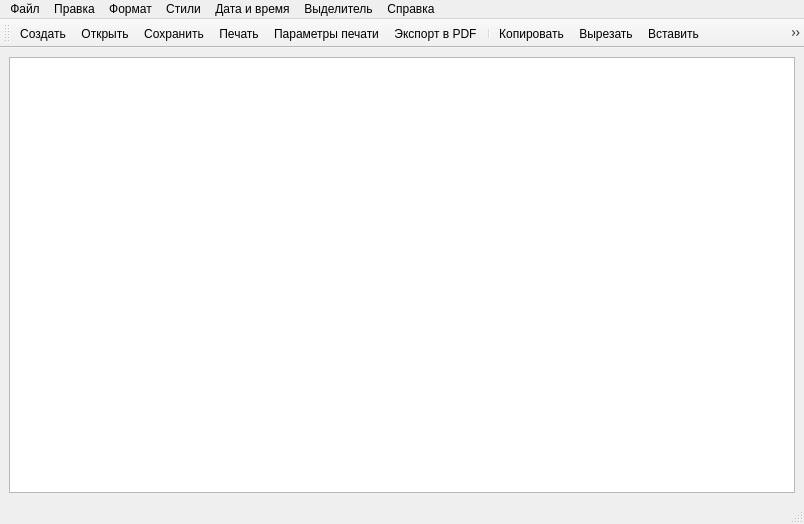
<?xml version="1.0" encoding="UTF-8"?>
<ui version="4.0">
 <class>MainWindow</class>
 <widget class="QMainWindow" name="MainWindow">
  <property name="geometry">
   <rect>
    <x>0</x>
    <y>0</y>
    <width>804</width>
    <height>524</height>
   </rect>
  </property>
  <property name="windowTitle">
   <string>Super- Блокнот</string>
  </property>
  <widget class="QWidget" name="centralwidget">
   <layout class="QHBoxLayout" name="horizontalLayout">
    <item>
     <widget class="QTextEdit" name="textEdit"/>
    </item>
   </layout>
  </widget>
  <widget class="QMenuBar" name="menubar">
   <property name="geometry">
    <rect>
     <x>0</x>
     <y>0</y>
     <width>804</width>
     <height>18</height>
    </rect>
   </property>
   <widget class="QMenu" name="menu">
    <property name="title">
     <string>Файл</string>
    </property>
    <addaction name="new_2"/>
    <addaction name="open"/>
    <addaction name="save"/>
    <addaction name="separator"/>
    <addaction name="print"/>
    <addaction name="print_page"/>
    <addaction name="PDF"/>
    <addaction name="exit"/>
   </widget>
   <widget class="QMenu" name="menu_2">
    <property name="title">
     <string>Правка</string>
    </property>
    <addaction name="copy"/>
    <addaction name="cut"/>
    <addaction name="paste"/>
    <addaction name="separator"/>
    <addaction name="separator"/>
    <addaction name="undo"/>
    <addaction name="redo"/>
   </widget>
   <widget class="QMenu" name="menu_3">
    <property name="title">
     <string>Формат</string>
    </property>
    <addaction name="font"/>
    <addaction name="color"/>
   </widget>
   <widget class="QMenu" name="menu_4">
    <property name="title">
     <string>Стили</string>
    </property>
    <addaction name="bold"/>
    <addaction name="italic"/>
    <addaction name="underline"/>
    <addaction name="separator"/>
    <addaction name="left"/>
    <addaction name="center"/>
    <addaction name="right"/>
    <addaction name="justify"/>
   </widget>
   <widget class="QMenu" name="menu_5">
    <property name="title">
     <string>Дата и время</string>
    </property>
    <addaction name="time"/>
    <addaction name="date"/>
   </widget>
   <widget class="QMenu" name="menu_6">
    <property name="title">
     <string>Выделитель</string>
    </property>
    <addaction name="marker"/>
   </widget>
   <widget class="QMenu" name="menu_7">
    <property name="title">
     <string>Справка</string>
    </property>
    <addaction name="about"/>
   </widget>
   <addaction name="menu"/>
   <addaction name="menu_2"/>
   <addaction name="menu_3"/>
   <addaction name="menu_4"/>
   <addaction name="menu_5"/>
   <addaction name="menu_6"/>
   <addaction name="menu_7"/>
  </widget>
  <widget class="QStatusBar" name="statusbar"/>
  <widget class="QToolBar" name="toolBar">
   <property name="windowTitle">
    <string>toolBar</string>
   </property>
   <attribute name="toolBarArea">
    <enum>TopToolBarArea</enum>
   </attribute>
   <attribute name="toolBarBreak">
    <bool>false</bool>
   </attribute>
   <addaction name="new_2"/>
   <addaction name="open"/>
   <addaction name="save"/>
   <addaction name="print"/>
   <addaction name="print_page"/>
   <addaction name="PDF"/>
   <addaction name="separator"/>
   <addaction name="copy"/>
   <addaction name="cut"/>
   <addaction name="paste"/>
   <addaction name="undo"/>
   <addaction name="redo"/>
   <addaction name="separator"/>
   <addaction name="font"/>
   <addaction name="color"/>
   <addaction name="separator"/>
   <addaction name="bold"/>
   <addaction name="italic"/>
   <addaction name="underline"/>
   <addaction name="separator"/>
   <addaction name="left"/>
   <addaction name="center"/>
   <addaction name="right"/>
   <addaction name="justify"/>
   <addaction name="separator"/>
   <addaction name="time"/>
   <addaction name="date"/>
   <addaction name="marker"/>
   <addaction name="separator"/>
   <addaction name="about"/>
  </widget>
  <action name="new_2">
   <property name="icon">
    <iconset resource="icons/icons.qrc">
     <normaloff>:/icons/new.png</normaloff>:/icons/new.png</iconset>
   </property>
   <property name="text">
    <string>Создать</string>
   </property>
  </action>
  <action name="open">
   <property name="icon">
    <iconset resource="icons/icons.qrc">
     <normaloff>:/icons/open.png</normaloff>:/icons/open.png</iconset>
   </property>
   <property name="text">
    <string>Открыть</string>
   </property>
  </action>
  <action name="save">
   <property name="icon">
    <iconset resource="icons/icons.qrc">
     <normaloff>:/icons/save.png</normaloff>:/icons/save.png</iconset>
   </property>
   <property name="text">
    <string>Сохранить</string>
   </property>
   <property name="priority">
    <enum>QAction::NormalPriority</enum>
   </property>
  </action>
  <action name="print">
   <property name="checkable">
    <bool>false</bool>
   </property>
   <property name="icon">
    <iconset resource="icons/icons.qrc">
     <normaloff>:/icons/print.png</normaloff>:/icons/print.png</iconset>
   </property>
   <property name="text">
    <string>Печать</string>
   </property>
  </action>
  <action name="print_page">
   <property name="icon">
    <iconset resource="icons/icons.qrc">
     <normaloff>:/icons/print_page.png</normaloff>:/icons/print_page.png</iconset>
   </property>
   <property name="text">
    <string>Параметры печати</string>
   </property>
  </action>
  <action name="PDF">
   <property name="icon">
    <iconset resource="icons/icons.qrc">
     <normaloff>:/icons/pdf.png</normaloff>:/icons/pdf.png</iconset>
   </property>
   <property name="text">
    <string>Экспорт в PDF</string>
   </property>
  </action>
  <action name="exit">
   <property name="icon">
    <iconset resource="icons/icons.qrc">
     <normaloff>:/icons/exit.png</normaloff>:/icons/exit.png</iconset>
   </property>
   <property name="text">
    <string>Выход</string>
   </property>
  </action>
  <action name="copy">
   <property name="icon">
    <iconset resource="icons/icons.qrc">
     <normaloff>:/icons/copy.png</normaloff>:/icons/copy.png</iconset>
   </property>
   <property name="text">
    <string>Копировать</string>
   </property>
  </action>
  <action name="cut">
   <property name="icon">
    <iconset resource="icons/icons.qrc">
     <normaloff>:/icons/cut.png</normaloff>:/icons/cut.png</iconset>
   </property>
   <property name="text">
    <string>Вырезать</string>
   </property>
  </action>
  <action name="paste">
   <property name="icon">
    <iconset resource="icons/icons.qrc">
     <normaloff>:/icons/paste.png</normaloff>:/icons/paste.png</iconset>
   </property>
   <property name="text">
    <string>Вставить</string>
   </property>
  </action>
  <action name="undo">
   <property name="icon">
    <iconset resource="icons/icons.qrc">
     <normaloff>:/icons/undo.png</normaloff>:/icons/undo.png</iconset>
   </property>
   <property name="text">
    <string>Отменить ввод</string>
   </property>
  </action>
  <action name="redo">
   <property name="icon">
    <iconset resource="icons/icons.qrc">
     <normaloff>:/icons/redo.png</normaloff>:/icons/redo.png</iconset>
   </property>
   <property name="text">
    <string>Повторить ввод</string>
   </property>
  </action>
  <action name="font">
   <property name="icon">
    <iconset resource="icons/icons.qrc">
     <normaloff>:/icons/font.png</normaloff>:/icons/font.png</iconset>
   </property>
   <property name="text">
    <string>Шрифт</string>
   </property>
  </action>
  <action name="color">
   <property name="icon">
    <iconset resource="icons/icons.qrc">
     <normaloff>:/icons/color.png</normaloff>:/icons/color.png</iconset>
   </property>
   <property name="text">
    <string>Цвет</string>
   </property>
  </action>
  <action name="bold">
   <property name="icon">
    <iconset resource="icons/icons.qrc">
     <normaloff>:/icons/bold.png</normaloff>:/icons/bold.png</iconset>
   </property>
   <property name="text">
    <string>Жирный</string>
   </property>
  </action>
  <action name="italic">
   <property name="icon">
    <iconset resource="icons/icons.qrc">
     <normaloff>:/icons/italic.png</normaloff>:/icons/italic.png</iconset>
   </property>
   <property name="text">
    <string>Курсив</string>
   </property>
  </action>
  <action name="underline">
   <property name="icon">
    <iconset resource="icons/icons.qrc">
     <normaloff>:/icons/underline.png</normaloff>:/icons/underline.png</iconset>
   </property>
   <property name="text">
    <string>Подчеркивание</string>
   </property>
  </action>
  <action name="left">
   <property name="icon">
    <iconset resource="icons/icons.qrc">
     <normaloff>:/icons/left.png</normaloff>:/icons/left.png</iconset>
   </property>
   <property name="text">
    <string>По левому краю</string>
   </property>
  </action>
  <action name="center">
   <property name="icon">
    <iconset resource="icons/icons.qrc">
     <normaloff>:/icons/center.png</normaloff>:/icons/center.png</iconset>
   </property>
   <property name="text">
    <string>По центру</string>
   </property>
  </action>
  <action name="right">
   <property name="icon">
    <iconset resource="icons/icons.qrc">
     <normaloff>:/icons/right.png</normaloff>:/icons/right.png</iconset>
   </property>
   <property name="text">
    <string>По правому краю</string>
   </property>
  </action>
  <action name="justify">
   <property name="icon">
    <iconset resource="icons/icons.qrc">
     <normaloff>:/icons/justify.png</normaloff>:/icons/justify.png</iconset>
   </property>
   <property name="text">
    <string>По ширине</string>
   </property>
  </action>
  <action name="time">
   <property name="icon">
    <iconset resource="icons/icons.qrc">
     <normaloff>:/icons/time.png</normaloff>:/icons/time.png</iconset>
   </property>
   <property name="text">
    <string>Время</string>
   </property>
  </action>
  <action name="date">
   <property name="icon">
    <iconset resource="icons/icons.qrc">
     <normaloff>:/icons/date.png</normaloff>:/icons/date.png</iconset>
   </property>
   <property name="text">
    <string>Дата</string>
   </property>
  </action>
  <action name="marker">
   <property name="icon">
    <iconset resource="icons/icons.qrc">
     <normaloff>:/icons/marker.png</normaloff>:/icons/marker.png</iconset>
   </property>
   <property name="text">
    <string>Выделитель текста</string>
   </property>
  </action>
  <action name="about">
   <property name="icon">
    <iconset resource="icons/icons.qrc">
     <normaloff>:/icons/about.png</normaloff>:/icons/about.png</iconset>
   </property>
   <property name="text">
    <string>О программе</string>
   </property>
  </action>
 </widget>
 <resources>
  <include location="icons/icons.qrc"/>
  <include location="icons/icons.qrc"/>
 </resources>
 <connections/>
</ui>
